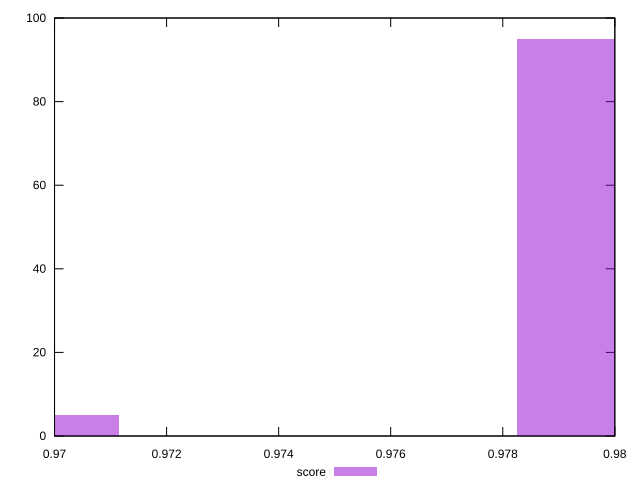

This chart was generated by the following gnuplot code:
reset

$score <<EOF
0.9693710963117207 5
0.9800235259415198 95
EOF

set key outside below
set boxwidth 0.0035508098765997093
set xrange [0.97:0.98]
set yrange [0:100]
set trange [0:100]
set style fill transparent solid 0.5 noborder
set terminal svg size 640, 490 enhanced background rgb 'white'
set output "report_00019_2021-02-10T18-14-37.922Z//total-byte-weight/samples/pages+cached/score/histogram.svg"

plot $score title "score" with boxes

reset
